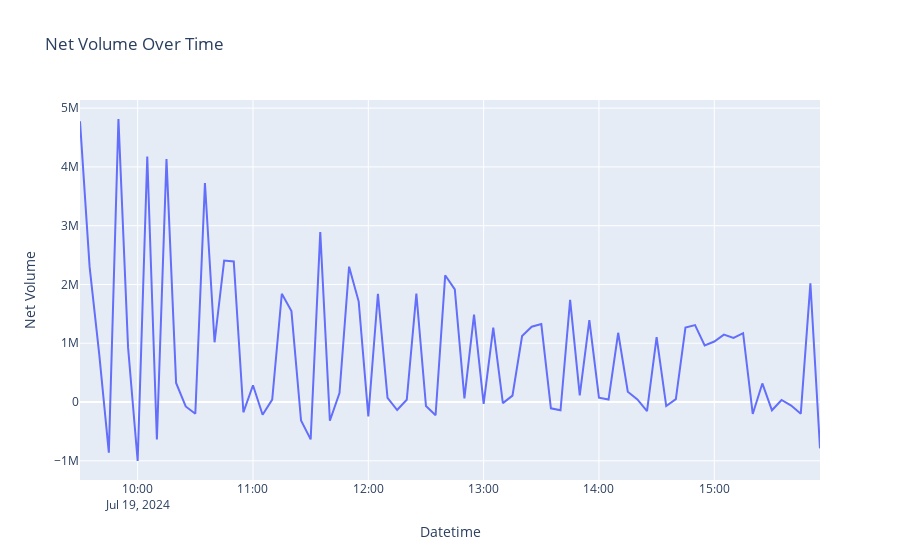

Notebook source saved alongside this figure:
### Code cell
import plotly.express as px

# Plot the line chart using Plotly
fig = px.line(data, x='Datetime', y='Net Volume', title='Net Volume Over Time', labels={'Datetime': 'Datetime', 'Net Volume': 'Net Volume'})
fig.show()
